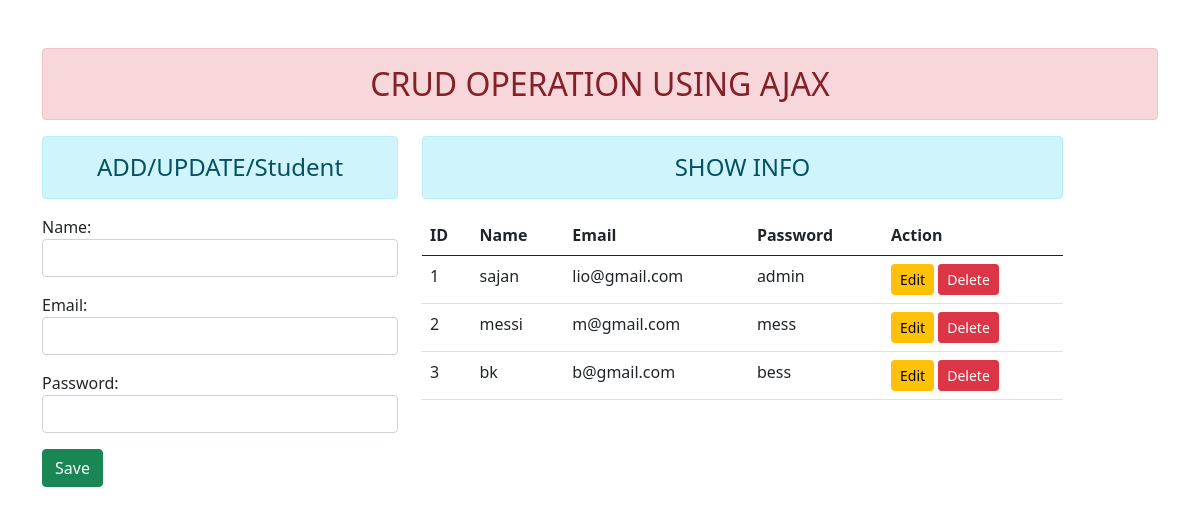
The app's page /, older data.
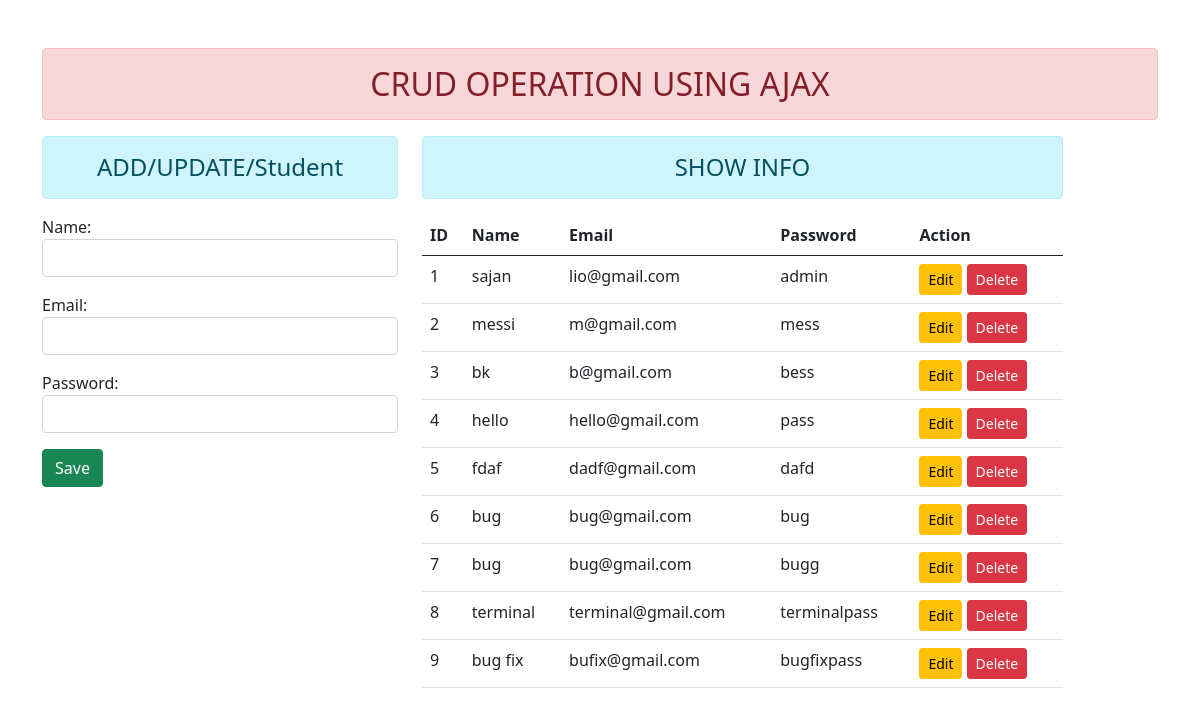
The same page, newer data.
### ajaxapp/models.py (models this page shows)
class User(models.Model):
    name=models.CharField(max_length=100)
    email=models.EmailField(max_length=100)
    password=models.CharField(max_length=100)

### ajaxapp/views.py (the view)
# urls.py: 2. Add a URL to urlpatterns:  path('', views.home, name='home')
def home(request):
    form=StudentRegistration()
    stud=User.objects.all()
    return render(request,'ajaxapp/home.html',{'form':form,'stu':stud})

### ajaxapp/forms.py
class StudentRegistration(forms.ModelForm):
    class Meta:
        model=User
        fields=['name','email','password']
        widgets={
            'name':forms.TextInput(attrs={'class':'form-control','id':'nameid'}),
            'email':forms.EmailInput(attrs={'class':'form-control','id':'emailid'}),
            'password':forms.TextInput(attrs={'class':'form-control','id':'passwordid'})
        }

### ajaxapp/templates/ajaxapp/home.html (shortened to what this page needs)
{% load static %}
<!DOCTYPE html>
<html lang="en">
<head>
    <link rel="stylesheet" href="{% static 'ajaxapp/css/bootstrap.css' %}" />
</head>
<body>
    <div class="container mt-5">
        <h2 class="text-center alert alert-danger">
            CRUD OPERATION USING AJAX
        </h2>
        <div class="row">
            <div class="col-sm-4">
                <h4 class="text-center alert alert-info">ADD/UPDATE/Student</h4>
                <form action="" method="post">
                    {% csrf_token %} {{ form.as_p }}
                    <input type="button" class="btn btn-success" id="btnsave" value="Save" />
                </form>
            </div>
            <div class="col-sm-7">
                <h4 class="text-center alert alert-info">
                    SHOW INFO
                </h4>
                <table class="table table-hover">
                    <thead>
                        <tr>
                            <th scope="col">ID</th>
                            <th scope="col">Name</th>
                            <th scope="col">Email</th>
                            <th scope="col">Password</th>
                            <th scope="col">Action</th>
                        </tr>
                    </thead>
                    <tbody id="tbody">
                        {%for st in stu%}
                        <tr>
                            <td>{{st.id}}</td>
                            <td>{{st.name}}</td>
                            <td>{{st.email}}</td>
                            <td>{{st.password}}</td>
                            <td>
                                <input type="button" data-sid="{{st.id}}" class="btn btn-warning btn-sm" value="Edit" />
                                <input type="button" data-sid="{{st.id}}" class="btn btn-danger btn-sm" value="Delete" />
                            </td>
                        </tr>
                        {% endfor %}
                    </tbody>
                </table>
            </div>
        </div>
    </div>
</body>
</html>

Row changes from the older to the newer data that the page shows:
added User: id "4", name "hello", email "hello@gmail.com", password "pass"
added User: id "5", name "fdaf", email "dadf@gmail.com", password "dafd"
added User: id "6", name "bug", email "bug@gmail.com", password "bug"
added User: id "7", name "bug", email "bug@gmail.com", password "bugg"
added User: id "8", name "terminal", email "terminal@gmail.com", password "terminalpass"
added User: id "9", name "bug fix", email "bufix@gmail.com", password "bugfixpass"
